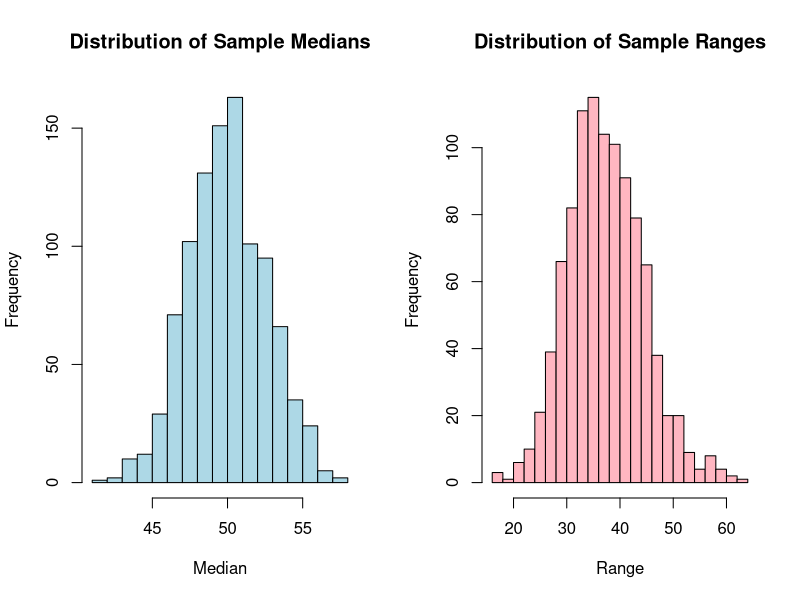

Reproduce this figure in R.
# E1-4

set.seed(123)

n <- 20
N_sim <- 1000

medians <- numeric(N_sim)
ranges <- numeric(N_sim)

for (i in 1:N_sim) {
  
  sample_data <- rnorm(n, mean = 50, sd = 10)
  
  medians[i] <- median(sample_data)
  ranges[i] <- max(sample_data) - min(sample_data)
}

cat("Mean of sample medians:", mean(medians), "\n")
cat("Mean of sample ranges:", mean(ranges), "\n")


# Create PDF
pdf("E1_4.pdf", width = 10, height = 5)

# Two graphs side by side
par(mfrow = c(1, 2))

hist(medians,
     breaks = 20,
     col = "lightblue",
     main = "Distribution of Sample Medians",
     xlab = "Median")

hist(ranges,
     breaks = 20,
     col = "lightpink",
     main = "Distribution of Sample Ranges",
     xlab = "Range")

# Close PDF
dev.off()









# # E1-4: Generate samples from a population and study
# # the distribution of medians and ranges

# set.seed(123)

# n <- 20
# N_sim <- 1000

# medians <- numeric(N_sim)
# ranges <- numeric(N_sim)

# for (i in 1:N_sim) {

#   sample_data <- rnorm(n, mean = 50, sd = 10)

#   medians[i] <- median(sample_data)

#   ranges[i] <- max(sample_data) - min(sample_data)
# }

# # Display results
# cat("Mean of sample medians:", mean(medians), "\n")
# cat("Mean of sample ranges:", mean(ranges), "\n")


# # -------- Graph --------

# par(mfrow = c(1, 2))

# # Distribution of sample medians
# hist(medians,
#      col = "lightblue",
#      main = "Distribution of Sample Medians",
#      xlab = "Median")


# # Distribution of sample ranges
# hist(ranges,
#      col = "lightpink",
#      main = "Distribution of Sample Ranges",
#      xlab = "Range")
